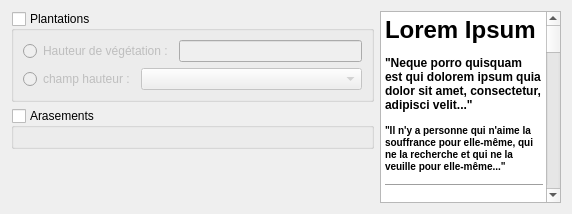
     <widget class="QWidget" name="tab_metriques">
      <attribute name="title">
       <string>Métriques</string>
      </attribute>
      <layout class="QHBoxLayout" name="horizontalLayout_2" stretch="2,1">
       <item>
        <layout class="QVBoxLayout" name="verticalLayout_9">
         <item>
          <widget class="QGroupBox" name="groupBox_plantations">
           <property name="title">
            <string>Plantations</string>
           </property>
           <property name="checkable">
            <bool>true</bool>
           </property>
           <property name="checked">
            <bool>false</bool>
           </property>
           <layout class="QVBoxLayout" name="verticalLayout_4">
            <item>
             <widget class="QWidget" name="widget_2" native="true">
              <layout class="QHBoxLayout" name="horizontalLayout_3">
               <property name="leftMargin">
                <number>0</number>
               </property>
               <property name="topMargin">
                <number>0</number>
               </property>
               <property name="rightMargin">
                <number>0</number>
               </property>
               <property name="bottomMargin">
                <number>0</number>
               </property>
               <item>
                <widget class="QRadioButton" name="radioButton_valeurHauteurVegetation">
                 <property name="text">
                  <string>Hauteur de végétation :</string>
                 </property>
                 <attribute name="buttonGroup">
                  <string notr="true">buttonGroup</string>
                 </attribute>
                </widget>
               </item>
               <item>
                <widget class="QLineEdit" name="lineEdit_hauteurVegetation"/>
               </item>
              </layout>
             </widget>
            </item>
            <item>
             <widget class="QWidget" name="widget_3" native="true">
              <layout class="QHBoxLayout" name="horizontalLayout_4">
               <property name="leftMargin">
                <number>0</number>
               </property>
               <property name="topMargin">
                <number>0</number>
               </property>
               <property name="rightMargin">
                <number>0</number>
               </property>
               <property name="bottomMargin">
                <number>0</number>
               </property>
               <item>
                <widget class="QRadioButton" name="radioButton_champHauteurVegetation">
                 <property name="text">
                  <string>champ hauteur :</string>
                 </property>
                 <attribute name="buttonGroup">
                  <string notr="true">buttonGroup</string>
                 </attribute>
                </widget>
               </item>
               <item>
                <widget class="QgsFieldComboBox" name="mFieldComboBox_hauteurVegetation">
                 <property name="sizePolicy">
                  <sizepolicy hsizetype="MinimumExpanding" vsizetype="Fixed">
                   <horstretch>0</horstretch>
                   <verstretch>0</verstretch>
                  </sizepolicy>
                 </property>
                </widget>
               </item>
              </layout>
             </widget>
            </item>
           </layout>
          </widget>
         </item>
         <item>
          <widget class="QGroupBox" name="groupBox_arasements">
           <property name="title">
            <string>Arasements</string>
           </property>
           <property name="checkable">
            <bool>true</bool>
           </property>
           <property name="checked">
            <bool>false</bool>
           </property>
           <layout class="QVBoxLayout" name="verticalLayout_5"/>
          </widget>
         </item>
         <item>
          <spacer name="verticalSpacer">
           <property name="orientation">
            <enum>Qt::Vertical</enum>
           </property>
           <property name="sizeHint" stdset="0">
            <size>
             <width>20</width>
             <height>40</height>
            </size>
           </property>
          </spacer>
         </item>
        </layout>
       </item>
       <item>
        <widget class="QTextBrowser" name="textBrowser">
         <property name="html">
          <string>&lt;!DOCTYPE HTML PUBLIC &quot;-//W3C//DTD HTML 4.0//EN&quot; &quot;http://www.w3.org/TR/REC-html40/strict.dtd&quot;&gt;
&lt;html&gt;&lt;head&gt;&lt;meta name=&quot;qrichtext&quot; content=&quot;1&quot; /&gt;&lt;style type=&quot;text/css&quot;&gt;
p, li { white-space: pre-wrap; }
&lt;/style&gt;&lt;/head&gt;&lt;body style=&quot; font-family:'.AppleSystemUIFont'; font-size:13pt; font-weight:400; font-style:normal;&quot;&gt;
&lt;h1 style=&quot; margin-top:18px; margin-bottom:12px; margin-left:0px; margin-right:0px; -qt-block-indent:0; text-indent:0px;&quot;&gt;&lt;span style=&quot; font-size:xx-large; font-weight:600;&quot;&gt;Lorem Ipsum&lt;/span&gt;&lt;/h1&gt;
&lt;h4 style=&quot; margin-top:12px; margin-bottom:12px; margin-left:0px; margin-right:0px; -qt-block-indent:0; text-indent:0px;&quot;&gt;&lt;span style=&quot; font-size:medium; font-weight:600;&quot;&gt;&amp;quot;Neque porro quisquam est qui dolorem ipsum quia dolor sit amet, consectetur, adipisci velit...&amp;quot;&lt;/span&gt;&lt;/h4&gt;
&lt;h5 style=&quot; margin-top:12px; margin-bottom:4px; margin-left:0px; margin-right:0px; -qt-block-indent:0; text-indent:0px;&quot;&gt;&lt;span style=&quot; font-size:small; font-weight:600;&quot;&gt;&amp;quot;Il n'y a personne qui n'aime la souffrance pour elle-même, qui ne la recherche et qui ne la veuille pour elle-même...&amp;quot; &lt;/span&gt;&lt;/h5&gt;
&lt;hr /&gt;
&lt;p style=&quot; margin-top:12px; margin-bottom:12px; margin-left:0px; margin-right:0px; -qt-block-indent:0; text-indent:0px;&quot;&gt;&lt;a name=&quot;Content&quot;&gt;&lt;/a&gt;Lorem ipsum dolor sit amet, consectetur adipiscing elit. Donec at dolor nec tortor efficitur pulvinar. Quisque facilisis, massa id efficitur hendrerit, arcu magna semper magna, eget tristique leo diam id quam. Nulla nisl augue, imperdiet et augue et, laoreet eleifend massa. Aliquam erat volutpat. Aliquam id metus nec erat consectetur porttitor ut in augue. Morbi et varius elit. Vivamus molestie egestas sapien ac suscipit. Duis rutrum ligula non libero egestas molestie. &lt;/p&gt;
&lt;p style=&quot; margin-top:12px; margin-bottom:12px; margin-left:0px; margin-right:0px; -qt-block-indent:0; text-indent:0px;&quot;&gt;Ut at tempor elit. Quisque in quam sodales, imperdiet nibh sed, hendrerit nibh. Class aptent taciti sociosqu ad litora torquent per conubia nostra, per inceptos himenaeos. Ut vel felis nec felis gravida vestibulum. Nunc est nulla, posuere vel venenatis at, facilisis et ipsum. Nullam pulvinar feugiat suscipit. Nulla malesuada ut mauris a consectetur. Phasellus vel erat a orci euismod convallis. Nunc accumsan magna augue, sed auctor mi vulputate eget. &lt;/p&gt;
&lt;p style=&quot; margin-top:12px; margin-bottom:12px; margin-left:0px; margin-right:0px; -qt-block-indent:0; text-indent:0px;&quot;&gt;Quisque odio orci, dignissim a nisi imperdiet, dictum malesuada quam. Quisque vel neque ut orci posuere pretium. Nulla tristique congue erat sodales venenatis. In viverra quam justo, et lacinia orci rhoncus non. Etiam aliquam augue dolor, eu vestibulum leo aliquam et. Nunc tortor dui, cursus eget turpis ut, tincidunt ornare ante. Nunc pretium nibh in diam egestas tempor. Praesent metus odio, venenatis non mi quis, iaculis mattis neque. Aenean vitae dui vel erat interdum aliquam et eget nisi. Curabitur vel urna nunc. Sed vehicula efficitur rhoncus. Maecenas lobortis, sapien et accumsan bibendum, risus tellus ullamcorper urna, vel efficitur ex enim vitae purus. Morbi sagittis ornare nulla ut volutpat. In malesuada erat vitae egestas sagittis. Proin pharetra, purus eu lacinia viverra, turpis mauris molestie leo, id condimentum leo mi et risus. &lt;/p&gt;
&lt;p style=&quot; margin-top:12px; margin-bottom:12px; margin-left:0px; margin-right:0px; -qt-block-indent:0; text-indent:0px;&quot;&gt;Vivamus pulvinar rutrum orci non semper. Aenean a magna eu ligula facilisis luctus. Fusce vel leo lectus. Quisque lacinia dolor id bibendum fermentum. Aenean id pellentesque neque. Aliquam imperdiet varius consectetur. Vestibulum a massa bibendum, efficitur magna eget, vehicula dolor. Vestibulum ornare ligula leo, ac sodales dui luctus at. Suspendisse et nunc blandit, tincidunt lectus nec, semper neque. Fusce orci elit, eleifend sed ultricies non, tincidunt scelerisque felis. Maecenas laoreet et ipsum quis aliquet. Lorem ipsum dolor sit amet, consectetur adipiscing elit. Praesent ut sapien nec ipsum aliquet viverra nec et diam. Nunc porttitor egestas porttitor. &lt;/p&gt;
&lt;p style=&quot; margin-top:12px; margin-bottom:12px; margin-left:0px; margin-right:0px; -qt-block-indent:0; text-indent:0px;&quot;&gt;Vivamus sit amet porta erat. Etiam cursus lacus id enim sollicitudin vestibulum. Mauris malesuada dui vel leo tempus, non dictum magna ullamcorper. Donec interdum lacus nec sapien cursus, ut venenatis felis viverra. Maecenas diam nisi, ullamcorper ut diam non, lacinia ultricies augue. Duis rhoncus orci ultrices nisl pulvinar ultricies. Suspendisse risus metus, sodales et augue non, semper fermentum diam. Sed consequat condimentum felis sit amet congue. Nam ornare magna sit amet eros placerat, in rhoncus libero maximus. Integer ac hendrerit ex. Aliquam feugiat nec eros in sagittis. Nulla id tellus in metus ultricies ornare. &lt;/p&gt;&lt;/body&gt;&lt;/html&gt;</string>
         </property>
        </widget>
       </item>
      </layout>
     </widget>
